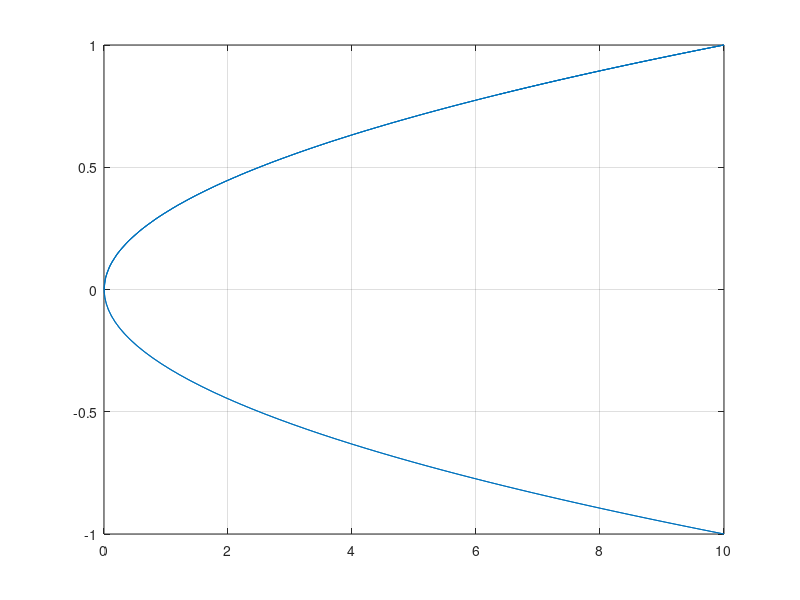
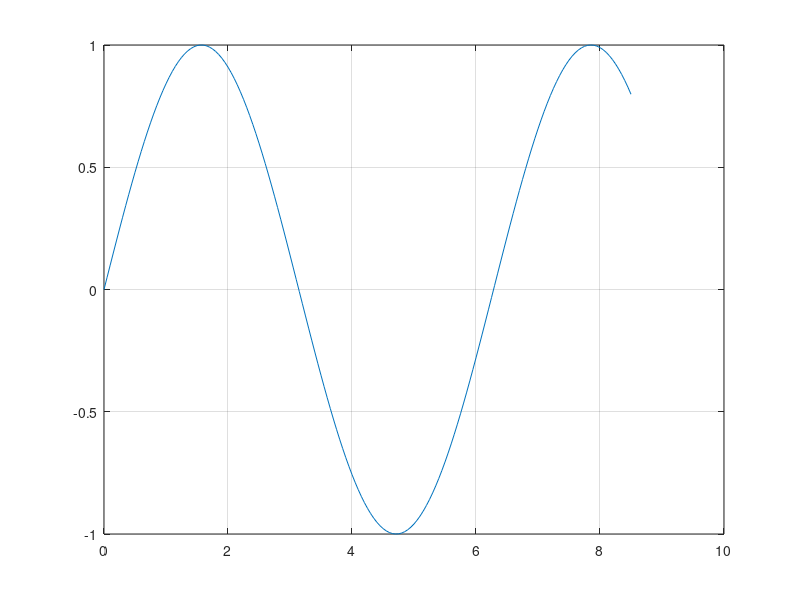

MATLAB code to generate these figures, in order:
clc
clear all
close all
R=0.1;
f=2;
T=1/f;
dt=T*1e-1;
t=0:dt:17*T;
w=2*pi*f;
V=sin(t).*exp(-0);
P=V.^2/R;
figure(1)
plot(P,V)
grid
figure(2)
plot(t,V)
grid